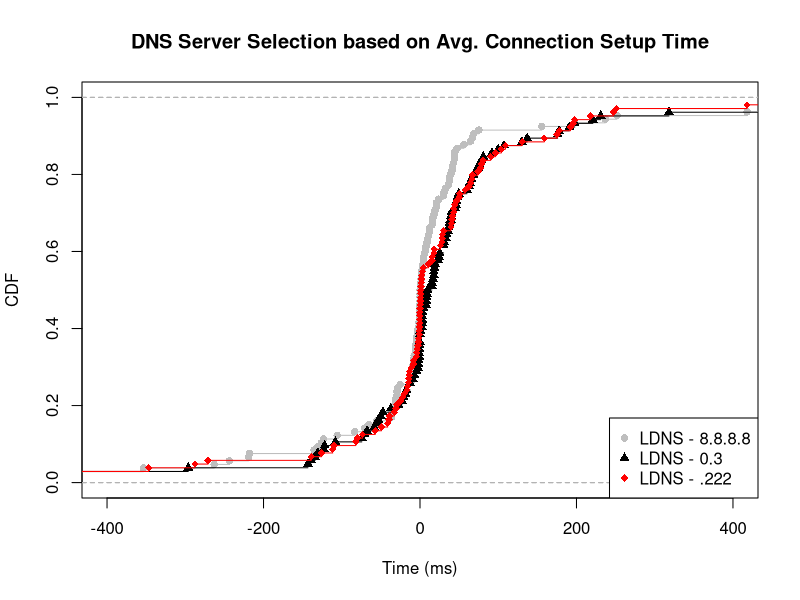

This figure's R source:
ldns_google <- c(-0.413461538461539, 501, -123.333333333333, 0.138888888888889, -5.16666666666666, -0.291666666666664, -35, 64.8333333333333, 7.66666666666666, -218.111111111111, -507.604166666667, 56.1666666666667, 19.3333333333333, -31.2058823529412, -1.25, 44.3333333333333, -10, 9.33333333333334, -4.7875, -2.83333333333334, 522.5, -34, 16.5476190476191, 44.6666666666667, -135.333333333333, 0.199999999999999, 30.1666666666667, 0.0277777777777786, 37.3333333333333, -130.166666666667, -10.625, 41.3333333333333, -5.43333333333333, -29.3333333333333, -684, -25.3333333333333, 602.166666666667, -263, -10.5, -219, 33, 7.33333333333333, 3.58333333333334, -7.41666666666667, -105.833333333333, -8, -5.33333333333333, -1.5, 41, -0.125, -353.5, 9, 67.1666666666667, -10.5, 15.6666666666667, -65.0238095238095, -0.75, 251.666666666667, 197.833333333333, 12.3333333333333, 75.25, -801.125, -36.2619047619048, 236.833333333333, 43, 44, 1.61640211640212, 0.875, -70.6666666666667, 68.5, 1.05555555555556, 3.66666666666667, -31.0833333333333, 21.0833333333333, 4.29700854700855, -55.375, 525.576923076923, 20.9722222222222, 0.1425, -125.715277777778, 15.5, -36.25, 18.1666666666667, -0.833333333333336, -4.66666666666666, 155.6, 24.1666666666667, 30.8333333333333, 12.1111111111111, 1.83333333333333, 47.5, -243.583333333333, 39.5, 37.5, 4.33333333333334, 10.8333333333333, 418, 5.5, -28.9166666666667, -29.5, -7.83333333333333, -3.35714285714286, -9.80555555555556, 1.33333333333334, 36.5, -83.375)

ldns_03 <- c(-0.455128205128205, 318.166666666667, 35.6666666666667, -143.25, 45, 24.375, -74.3333333333333, 23.3333333333333, 60, 19.2361111111111, 220.941666666667, 71, 18.5416666666667, -2.06666666666666, 177.75, -122.833333333333, -108.166666666667, 65.6666666666667, -592.770833333333, -121.916666666667, 509.5, -47.3333333333333, -296.202380952381, 7.58333333333334, 231, -9.26666666666667, 30.1666666666667, 2.27777777777778, -1.08333333333333, 130.166666666667, -50.1875, -134.166666666667, -130.722222222222, 63.8333333333333, 15.1666666666667, 602.166666666667, 100, -22.9166666666667, 33, -70.6666666666667, 107.416666666667, -0.25, 190.833333333333, 73.8333333333333, 81, 92, -12.8333333333333, 2.79166666666666, 45.8107843137255, 9, 49.3333333333333, -1.58333333333334, 40.1666666666667, 2.84285714285713, -2.5, -529.833333333333, 197.833333333333, 62.6666666666667, 78.75, 789.25, -21.0625, 137, -139, 9.66666666666666, 4.5904761904762, 8.125, 30.1666666666667, 68.5, 2.72222222222222, -0.666666666666668, 37.5833333333333, 8.48958333333334, 17.7692307692308, -58.5, -2840.58974358974, 34.3888888888889, 0.365714285714286, -67.7111111111111, -4.33333333333333, -54.5833333333333, 3.16666666666667, -27.5, -12.8333333333333, 795, -17.3888888888889, 30.8333333333333, 25.1111111111111, -7, 47.5, 175.916666666667, 39.5, 75.8333333333333, 39, 46.5, 16.5, 0, 17.6666666666667, -18.5, -53.3333333333333, -1.16666666666667, 15.2222222222222, 0, 36.5, -37.25)

ldns_222 <- c(0.961538461538461, 764.333333333333, -125.666666666667, 0.111111111111111, -13.6666666666667, -0.625, -41.25, 64.8333333333333, -57.1666666666667, 218.111111111111, 175.233333333333, 26, 15.3833333333333, -4.98333333333333, 177.75, 44.3333333333333, 77.3333333333333, -701.333333333333, -73.5208333333333, 43.1666666666667, 522.5, -110.125, 57.5476190476191, -14.4166666666667, 192, -33.0238095238095, -3.66666666666667, -0.388888888888889, -4.16666666666666, -29.8333333333333, 41.3333333333333, 0.611111111111111, -111.5, -287.666666666667, 109.166666666667, 247.166666666667, -80, -24.8333333333333, -271, -20, 90.3333333333333, 3.25, 66.5833333333333, 28.8333333333333, 73.8333333333333, 81, 4.33333333333333, 41, -14.5416666666667, 1.31666666666666, -16.5, 67.1666666666667, -8.16666666666667, 40.1666666666667, -49.1904761904762, 103.75, 250.952380952381, 197.833333333333, 62.6666666666667, 78.75, -39.75, -15.9791666666667, 158.833333333333, 43, 1.5, -0.507440476190474, -11.2916666666667, 30.1666666666667, 2, 0.638888888888889, -1.5, -30.9166666666667, 17.9404761904762, -0.873626373626379, -346.75641025641, 96.7222222222222, 0.73, 50.2282828282828, 15.5, -139.083333333333, 2.16666666666667, -22.1333333333333, -82, -855, -39.1666666666667, 10.6666666666667, 50.9444444444444, -1.83333333333334, 0.166666666666664, 195.75, 39.5, 28.5, -1, 46.5, 418, -8.16666666666666, 17.6666666666667, -0.166666666666668, -3444.83333333333, -0.5, -13.5753968253968, 28.1666666666667, -2.5, 130.75)

ldns_google_val = ecdf(ldns_google)
ldns_03_val = ecdf(ldns_03)
ldns_222_val = ecdf(ldns_222)

plot(ldns_google_val, lty=1, col="grey", pch = 16, xlab="Time (ms)", ylab="CDF", main="DNS Server Selection based on Avg. Connection Setup Time", xlim=c(-400, 400))
lines(ldns_03_val, pch = 17, col = "black")
lines(ldns_222_val, pch = 18, col = "red")

legend("bottomright",  pch = c(16, 17, 18), legend=c("LDNS - 8.8.8.8", "LDNS - 0.3", "LDNS - .222"), col=c("grey", "black", "red"))
